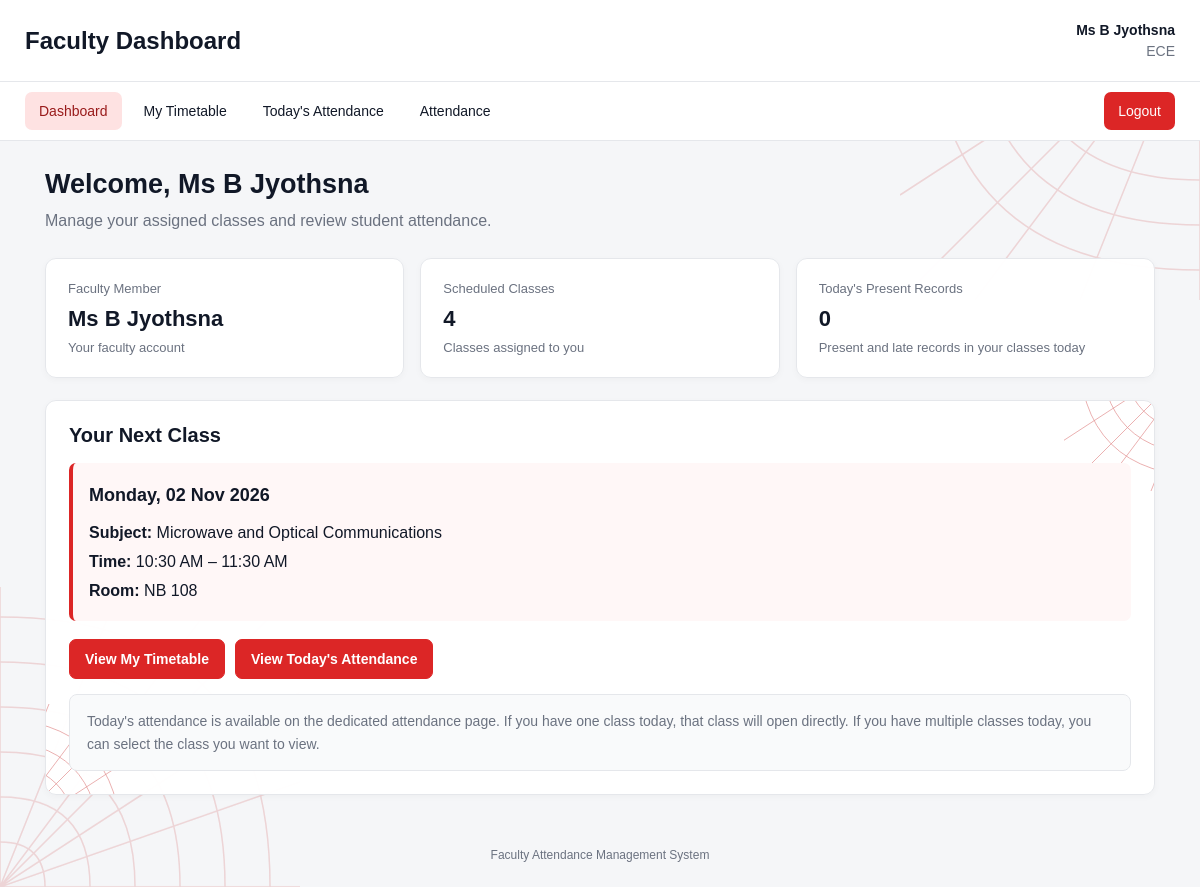
The page /faculty/dashboard (signed in) on the database its author committed.
### tables this page shows
CREATE TABLE faculty (
            id INTEGER PRIMARY KEY AUTOINCREMENT,
            name TEXT NOT NULL,
            username TEXT UNIQUE,
            password_hash TEXT,
            department TEXT DEFAULT 'ECE',
            active INTEGER DEFAULT 1
        );

CREATE TABLE timetable (
            id INTEGER PRIMARY KEY AUTOINCREMENT,
            subject TEXT NOT NULL,
            faculty TEXT,
            department TEXT,
            year INTEGER,
            section TEXT,
            day TEXT NOT NULL,
            start_time TEXT NOT NULL,
            end_time TEXT NOT NULL,
            late_after TEXT
        , course_code TEXT, subject_name TEXT, faculty_name TEXT, room_no TEXT, class_name TEXT, academic_year TEXT, semester TEXT, active INTEGER);

### app.py (the view)
@app.route("/faculty")
@app.route("/faculty/dashboard")
@role_required("faculty")
def faculty_dashboard():
    faculty, faculty_name, username = faculty_identity()
    if faculty is None:
        flash("Faculty account not found.", "error")
        return redirect(url_for("logout"))
    today = date.today()
    today_iso = today.isoformat()
    now = datetime.now()
    conn = get_db_connection()
    try:
        all_rows = all_timetable_rows(conn)
        my_classes = [
            dict(row)
            for row in all_rows
            if faculty_matches_timetable(
                row,
                faculty_name,
                username
            )
        ]
        def prepare_class(item):
            item["subject_name"] = (
                item.get("subject_name")
                or item.get("subject")
                or item.get("course_code")
                or item.get("class_name")
                or "Class"
            )
            item["room_no"] = (
                item.get("room_no")
                or item.get("room")
                or item.get("classroom")
                or "-"
            )
            item["course_code"] = (
                item.get("course_code")
                or "-"
            )
            item["faculty_name"] = (
                item.get("faculty_name")
                or item.get("faculty")
                or faculty_name
                or username
                or "-"
            )
            item["class_section"] = (
                item.get("class_section")
                or item.get("section")
                or item.get("class_name")
                or item.get("branch")
                or "-"
            )
            return item
        for item in my_classes:
            prepare_class(item)
        today_aliases = {
            str(value).strip().lower()
            for value in get_day_aliases(today_iso)
        }
        today_classes = [
            item.copy()
            for item in my_classes
            if str(item.get("active",1)).strip() == "1"
            and str(item.get("day") or "").strip().lower() in today_aliases
        ]
        today_classes.sort(
            key=lambda item: (
                _time_value(
                    item.get("start_time")
                )
                or datetime.strptime(
                    "23:59",
                    "%H:%M"
                ).time()
            )
        )
        next_class = None
        for day_offset in range(0, 15):
            candidate_date = (
                today + timedelta(days=day_offset)
            )
            candidate_iso = candidate_date.isoformat()
            day_aliases = {
                str(value).strip().lower()
                for value in get_day_aliases(
                    candidate_iso
                )
            }
            day_classes = [
                item.copy()
                for item in my_classes
                if str(
                    item.get("day") or ""
                ).strip().lower()
                in day_aliases
            ]
            day_classes.sort(
                key=lambda item: (
                    _time_value(
                        item.get("start_time")
                    )
                    or datetime.strptime(
                        "23:59",
                        "%H:%M"
                    ).time()
                )
            )
            for item in day_classes:
                start_time = _time_value(
                    item.get("start_time")
                )
                if start_time is None:
                    continue
                class_datetime = datetime.combine(
                    candidate_date,
                    start_time
                )
                if class_datetime > now:
                    next_class = prepare_class(
                        item.copy()
                    )
                    next_class["display_date"] = (
                        "Today"
                        if day_offset == 0
                        else candidate_date.strftime(
                            "%A, %d %b %Y"
                        )
                    )
                    break
            if next_class:
                break
        my_timetable_ids = [
            item["id"]
            for item in my_classes
            if item.get("id") is not None
        ]
        timetable_count = len(
            my_classes
        )
        today_present = 0
        if my_timetable_ids:
            placeholders = ",".join(
                "?"
                for _ in my_timetable_ids
            )
            today_present = conn.execute(
                f"""
                SELECT COUNT(*)
                FROM attendance AS a

                WHERE a.date = ?

                  AND lower(
                        trim(
                            coalesce(
                                a.status,
                                ''
                            )
                        )
                      ) IN (
                          'present',
                          'late'
                      )

                  AND a.timetable_id IN (
                      {placeholders}
                  )
                """,
                (
                    today_iso,
                    *my_timetable_ids
                )
            ).fetchone()[0]
        return render_template(
            "faculty_dashboard.html",
            faculty=faculty,
            faculty_name=faculty_name,
            username=username,
            today_date=today_iso,
            today_classes=today_classes,
            next_class=next_class,
            timetable_count=timetable_count,
            today_present=today_present
        )
    finally:
        conn.close()

### templates/faculty_dashboard.html (shortened to what this page needs)
<!DOCTYPE html>
<html lang="en">
<head>
</head>
<body>
<header>
    <h1>
        Faculty Dashboard
    </h1>
    <div class="identity">
        <strong>
            {{
                faculty["name"]
                if faculty
                and faculty["name"]
                else
                faculty_name
                or
                session.get(
                    "username",
                    "Faculty"
                )
            }}
        </strong>
        <span>
            {{
                faculty["department"]
                if faculty
                and "department" in faculty.keys()
                and faculty["department"]
                else
                "Faculty"
            }}
        </span>
    </div>
</header>
<nav>
    <a
        class="active"
        href="{{ url_for('faculty_dashboard') }}"
    >
        Dashboard
    </a>
    <a
        href="{{ url_for('faculty_timetable') }}"
    >
        My Timetable
    </a>
    <a
        href="{{ url_for('faculty_today_attendance_page') }}"
    >
        Today's Attendance
    </a>
    <a
        href="{{ url_for('faculty_attendance') }}"
    >
        Attendance
    </a>
    <a
        class="logout"
        href="{{ url_for('logout') }}"
    >
        Logout
    </a>
</nav>
<main>
    <section class="welcome">
        <h2>
            Welcome,
            {{
                faculty["name"]
                if faculty
                and faculty["name"]
                else
                faculty_name
                or
                session.get(
                    "username",
                    "Faculty"
                )
            }}
        </h2>
        <p>
            Manage your assigned classes
            and review student attendance.
        </p>
    </section>
    <section class="stats">
        <div class="stat">
            <div class="stat-label">
                Faculty Member
            </div>
            <div class="stat-value">
                {{
                    faculty["name"]
                    if faculty
                    and faculty["name"]
                    else
                    faculty_name
                    or
                    session.get(
                        "username",
                        "Faculty"
                    )
                }}
            </div>
            <div class="stat-note">
                Your faculty account
            </div>
        </div>
        <div class="stat">
            <div class="stat-label">
                Scheduled Classes
            </div>
            <div class="stat-value">
                {{ timetable_count|default(0) }}
            </div>
            <div class="stat-note">
                Classes assigned to you
            </div>
        </div>
        <div class="stat">
            <div class="stat-label">
                Today's Present Records
            </div>
            <div class="stat-value">
                {{ today_present|default(0) }}
            </div>
            <div class="stat-note">
                Present and late records
                in your classes today
            </div>
        </div>
    </section>
    <section class="panel">
        <h2>
            Your Next Class
        </h2>
        {% if next_class %}
            <div class="next-class">
                <div class="date">
                    {{ next_class.display_date }}
                </div>
                <div>
                    <b>
                        Subject:
                    </b>
                    {{ next_class.subject_name }}
                </div>
                <div>
                    <b>
                        Time:
                    </b>
                    {{
                        next_class.start_time
                        |default("")
                        |time12
                    }}
                    –
                    {{
                        next_class.end_time
                        |default("")
                        |time12
                    }}
                </div>
                <div>
                    <b>
                        Room:
                    </b>
                    {{ next_class.room_no }}
                </div>
            </div>
        {% else %}
            <div class="empty-message">
                No upcoming class was found
                in your timetable for the next
                15 days.
            </div>
        {% endif %}
        <div class="actions">
            <a
                href="{{ url_for('faculty_timetable') }}"
                class="btn"
            >
                View My Timetable
            </a>
            <a
                href="{{ url_for('faculty_today_attendance_page') }}"
                class="btn"
            >
                View Today's Attendance
            </a>
        </div>
        <div class="info-box">
            Today's attendance is available
            on the dedicated attendance page.
            If you have one class today,
            that class will open directly.
            If you have multiple classes today,
            you can select the class you want
            to view.
        </div>
    </section>
</main>
<footer>
    Faculty Attendance Management System
</footer>
</body>
</html>

### rows shown on the page
faculty: name "Ms B Jyothsna", department "ECE"
timetable: subject_name "Microwave and Optical Communications", start_time "10:30 AM", end_time "11:30 AM", room_no "NB 108"

### other values the page prints
{{ timetable_count|default(0) }} "4"
{{ today_present|default(0) }} "0"
{{ next_class.display_date }} "Monday, 02 Nov 2026"
